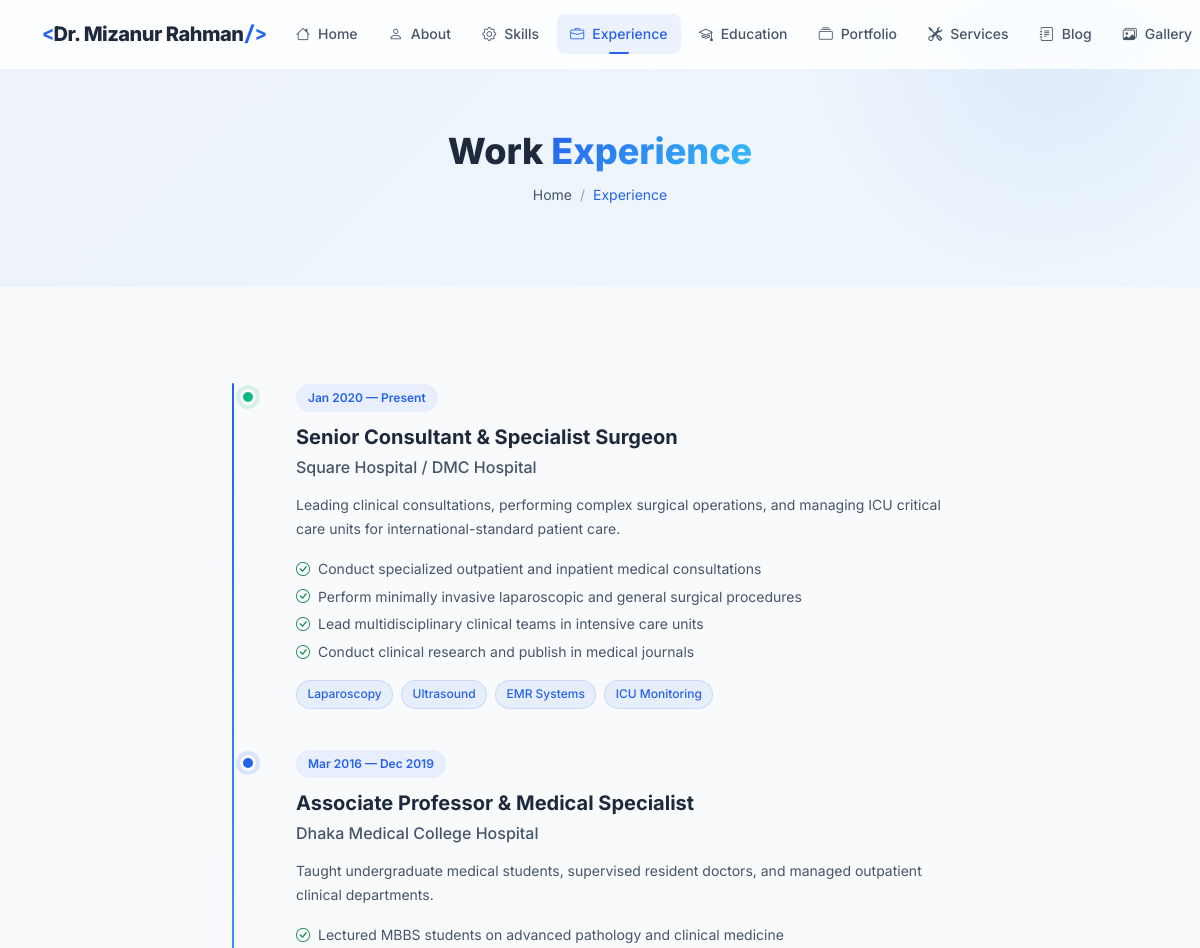
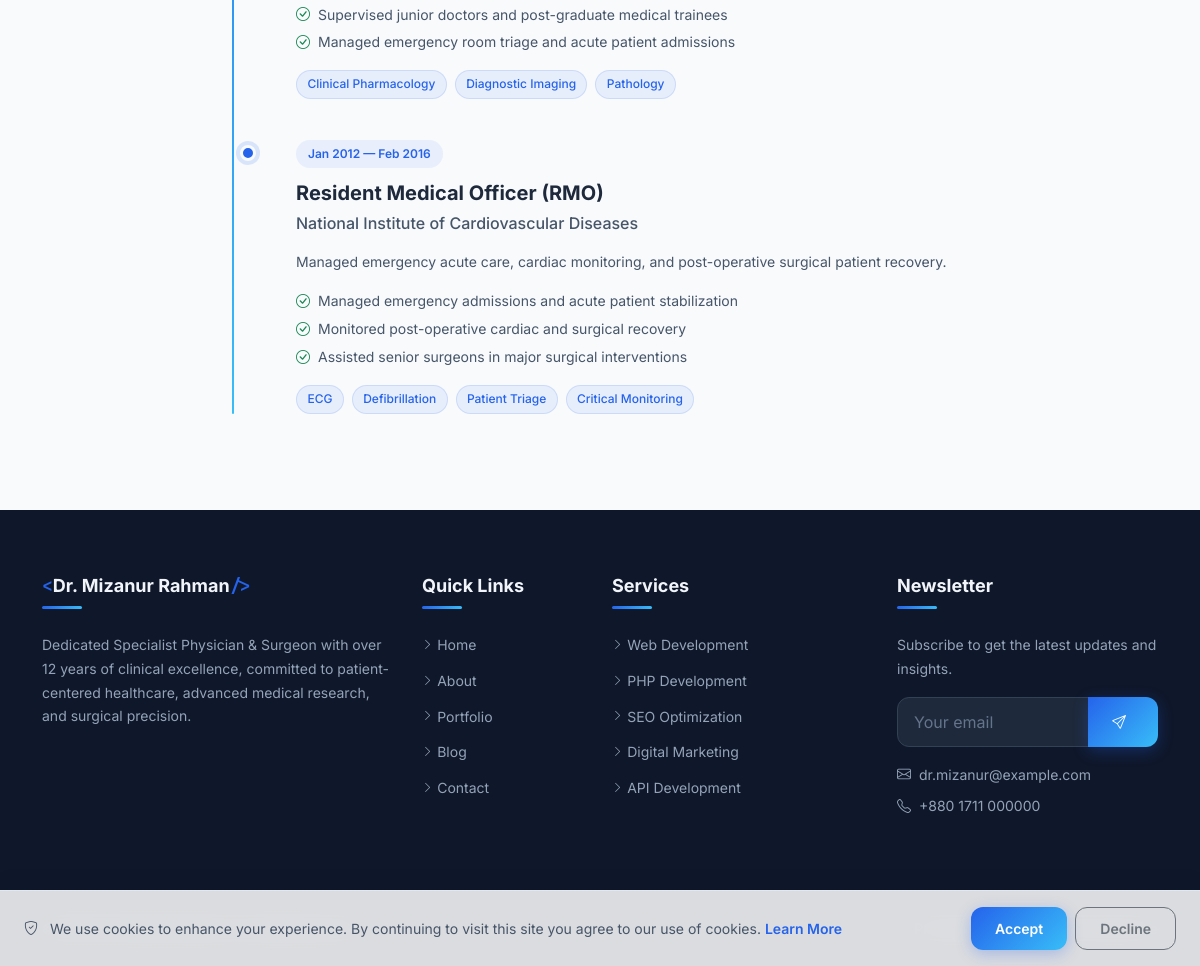
Screenshot of /experience with the database file from the repository (2 pictures, top to bottom).
### tables this page shows
CREATE TABLE IF NOT EXISTS `profile` (
    `id` INT UNSIGNED AUTO_INCREMENT PRIMARY KEY,
    `user_id` INT UNSIGNED NOT NULL,
    `full_name` VARCHAR(150) NOT NULL,
    `profession` VARCHAR(255) DEFAULT NULL,
    `photo` VARCHAR(255) DEFAULT NULL,
    `bio_short` TEXT DEFAULT NULL,
    `bio_full` LONGTEXT DEFAULT NULL,
    `birthday` DATE DEFAULT NULL,
    `nationality` VARCHAR(100) DEFAULT NULL,
    `location` VARCHAR(255) DEFAULT NULL,
    `languages` VARCHAR(500) DEFAULT NULL,
    `email` VARCHAR(255) DEFAULT NULL,
    `phone` VARCHAR(50) DEFAULT NULL,
    `website` VARCHAR(255) DEFAULT NULL,
    `mission` TEXT DEFAULT NULL,
    `vision` TEXT DEFAULT NULL,
    `goals` TEXT DEFAULT NULL,
    `typing_texts` TEXT DEFAULT NULL COMMENT 'JSON array of typing animation texts',
    `stats_experience_years` INT UNSIGNED DEFAULT 0,
    `stats_projects` INT UNSIGNED DEFAULT 0,
    `stats_clients` INT UNSIGNED DEFAULT 0,
    `stats_awards` INT UNSIGNED DEFAULT 0,
    `created_at` DATETIME DEFAULT CURRENT_TIMESTAMP,
    `updated_at` DATETIME DEFAULT CURRENT_TIMESTAMP ON UPDATE CURRENT_TIMESTAMP,
    FOREIGN KEY (`user_id`) REFERENCES `users`(`id`) ON DELETE CASCADE,
    INDEX `idx_user` (`user_id`)
);

CREATE TABLE IF NOT EXISTS `experience` (
    `id` INT UNSIGNED AUTO_INCREMENT PRIMARY KEY,
    `company` VARCHAR(200) NOT NULL,
    `position` VARCHAR(200) NOT NULL,
    `start_date` DATE NOT NULL,
    `end_date` DATE DEFAULT NULL COMMENT 'NULL = present',
    `is_current` TINYINT(1) DEFAULT 0,
    `description` TEXT DEFAULT NULL,
    `responsibilities` TEXT DEFAULT NULL COMMENT 'JSON array',
    `technologies` VARCHAR(500) DEFAULT NULL,
    `company_logo` VARCHAR(255) DEFAULT NULL,
    `company_url` VARCHAR(255) DEFAULT NULL,
    `sort_order` INT UNSIGNED DEFAULT 0,
    `is_active` TINYINT(1) DEFAULT 1,
    `created_at` DATETIME DEFAULT CURRENT_TIMESTAMP,
    `updated_at` DATETIME DEFAULT CURRENT_TIMESTAMP ON UPDATE CURRENT_TIMESTAMP,
    INDEX `idx_sort` (`sort_order`),
    INDEX `idx_dates` (`start_date`, `end_date`)
);

### pages/experience.php (the view, shortened to what the rows shown need)
<?php
$experiences = [];
try {
    $experiences = $db->fetchAll("SELECT * FROM experience WHERE is_active = 1 ORDER BY sort_order ASC, start_date DESC");
} catch (Exception $e) {}
?>
<section class="page-header">
    <div class="container">
        <h1 class="page-title" data-aos="fade-up">Work <span class="gradient-text">Experience</span></h1>
    </div>
</section>
<section class="section">
    <div class="container">
        <div class="row justify-content-center">
            <div class="col-lg-8">
                <div class="timeline">
                    <?php foreach ($experiences as $index => $exp): ?>
                    <div class="timeline-item <?php echo $exp['is_current'] ? 'current' : ''; ?>" data-aos="fade-up" data-aos-delay="<?php echo $index * 100; ?>">
                        <span class="timeline-date">
                            <?php echo formatDate($exp['start_date'], 'M Y'); ?> — <?php echo $exp['is_current'] ? 'Present' : formatDate($exp['end_date'], 'M Y'); ?>
                        </span>
                        <h4 class="timeline-title"><?php echo e($exp['position']); ?></h4>
                        <p class="timeline-subtitle">
                            <?php if (!empty($exp['company_url'])): ?>
                                <a href="<?php echo e($exp['company_url']); ?>" target="_blank"><?php echo e($exp['company']); ?></a>
                            <?php else: ?>
                                <?php echo e($exp['company']); ?>
                            <?php endif; ?>
                        </p>
                        <div class="timeline-content">
                            <p><?php echo e($exp['description']); ?></p>
                            <?php
                            $responsibilities = json_decode($exp['responsibilities'] ?? '[]', true);
                            if (!empty($responsibilities)):
                            ?>
                            <ul class="list-unstyled mb-3">
                                <?php foreach ($responsibilities as $resp): ?>
                                <li class="mb-1" style="color: var(--text-secondary); font-size: var(--font-size-sm);">
                                    <i class="bi bi-check-circle text-success me-2"></i><?php echo e($resp); ?>
                                </li>
                                <?php endforeach; ?>
                            </ul>
                            <?php endif; ?>
                            <?php if (!empty($exp['technologies'])): ?>
                            <div class="tech-tags">
                                <?php foreach (explode(',', $exp['technologies']) as $tech): ?>
                                    <?php if (trim($tech)): ?>
                                        <span class="tech-tag"><?php echo e(trim($tech)); ?></span>
                                    <?php endif; ?>
                                <?php endforeach; ?>
                            </div>
                            <?php endif; ?>
                        </div>
                    </div>
                    <?php endforeach; ?>
                </div>
            </div>
        </div>
    </div>
</section>

### templates/header.php (shortened to what the rows shown need)
<?php
$profile = [];
try {
    $profile = $db->fetch("SELECT * FROM profile LIMIT 1") ?? [];
} catch (Exception $e) {
    $profile = [];
}
?>
<!DOCTYPE html>
<html lang="en" data-theme="light">
<head>
    <link rel="stylesheet" href="https://cdn.jsdelivr.net/npm/bootstrap@5.3.3/dist/css/bootstrap.min.css">
    <link rel="stylesheet" href="https://cdn.jsdelivr.net/npm/bootstrap-icons@1.11.3/font/bootstrap-icons.min.css">
    <link rel="stylesheet" href="https://unpkg.com/aos@2.3.1/dist/aos.css">
    <link rel="stylesheet" href="<?php echo asset('css/style.css'); ?>">
</head>
<body>
    <nav class="navbar navbar-expand-lg fixed-top glass-nav" id="mainNav">
        <div class="container">
            <a class="navbar-brand brand-logo" href="<?php echo url('home'); ?>">
                <?php if (!empty(getSetting('site_logo'))): ?>
                    <img src="<?php echo e(uploadUrl(getSetting('site_logo'))); ?>" alt="<?php echo e(SITE_NAME); ?>" height="40">
                <?php else: ?>
                    <span class="brand-text">
                        <span class="brand-accent">&lt;</span><?php echo e($profile['full_name'] ?? 'JD'); ?><span class="brand-accent">/&gt;</span>
                    </span>
                <?php endif; ?>
            </a>
        </div>
    </nav>
    <main id="main-content">

### templates/footer.php (shortened to what the rows shown need)
    </main>
    <footer class="site-footer">
        <div class="footer-top">
            <div class="container">
                <div class="row g-4">
                    <div class="col-lg-4 col-md-6">
                        <div class="footer-widget">
                            <h5 class="footer-title">
                                <span class="brand-accent">&lt;</span><?php echo e($profile['full_name'] ?? SITE_NAME); ?><span class="brand-accent">/&gt;</span>
                            </h5>
                            <p class="footer-desc">
                                <?php echo e(truncate($profile['bio_short'] ?? SITE_DESCRIPTION, 200)); ?>
                            </p>
                        </div>
                    </div>
                    <div class="col-lg-3 col-md-6">
                        <div class="footer-widget">
                            <div class="footer-contact-info mt-3">
                                <?php if (!empty(getSetting('contact_email'))): ?>
                                <p><i class="bi bi-envelope me-2"></i><?php echo e(getSetting('contact_email')); ?></p>
                                <?php endif; ?>
                                <?php if (!empty(getSetting('contact_phone'))): ?>
                                <p><i class="bi bi-telephone me-2"></i><?php echo e(getSetting('contact_phone')); ?></p>
                                <?php endif; ?>
                            </div>
                        </div>
                    </div>
                </div>
            </div>
        </div>
        <div class="footer-bottom">
            <div class="container">
                <div class="row align-items-center">
                    <div class="col-md-6 text-center text-md-start">
                        <p class="mb-0"><?php echo e(getSetting('footer_text', '© ' . date('Y') . ' ' . ($profile['full_name'] ?? SITE_NAME) . '. All rights reserved.')); ?></p>
                    </div>
                </div>
            </div>
        </div>
    </footer>
</body>
</html>

### rows the page displays
profile: full_name "Dr. Mizanur Rahman", bio_short "Dedicated Specialist Physician & Surgeon with over 12 years of clinical excellence, committed to patient-centered healthcare, advanced medical research, and surgical precision.", email "dr.mizanur@example.com", phone "+880 1711 000000"
experience: start_date "Jan 2020", is_current "Present", position "Senior Consultant & Specialist Surgeon", company "Square Hospital / DMC Hospital", description "Leading clinical consultations, performing complex surgical operations, and managing ICU critical care units for international-standard patient care.", responsibilities "Conduct specialized outpatient and inpatient medical consultations", responsibilities "Perform minimally invasive laparoscopic and general surgical procedures", responsibilities "Lead multidisciplinary clinical teams in intensive care units", responsibilities "Conduct clinical research and publish in medical journals", technologies "Laparoscopy", technologies "Ultrasound", technologies "EMR Systems", technologies "ICU Monitoring"
experience: start_date "Mar 2016", end_date "Dec 2019", position "Associate Professor & Medical Specialist", company "Dhaka Medical College Hospital", description "Taught undergraduate medical students, supervised resident doctors, and managed outpatient clinical departments.", responsibilities "Lectured MBBS students on advanced pathology and clinical medicine", responsibilities "Supervised junior doctors and post-graduate medical trainees", responsibilities "Managed emergency room triage and acute patient admissions", technologies "Clinical Pharmacology", technologies "Diagnostic Imaging", technologies "Pathology"
experience: start_date "Jan 2012", end_date "Feb 2016", position "Resident Medical Officer (RMO)", company "National Institute of Cardiovascular Diseases", description "Managed emergency acute care, cardiac monitoring, and post-operative surgical patient recovery.", responsibilities "Managed emergency admissions and acute patient stabilization", responsibilities "Monitored post-operative cardiac and surgical recovery", responsibilities "Assisted senior surgeons in major surgical interventions", technologies "ECG", technologies "Defibrillation", technologies "Patient Triage", technologies "Critical Monitoring"

### other values shown
$item['label'] "Home"
$item['label'] "About"
$item['label'] "Skills"
$item['label'] "Experience"
$item['label'] "Education"
$item['label'] "Portfolio"
$item['label'] "Services"
$item['label'] "Blog"
$item['label'] "Gallery"
